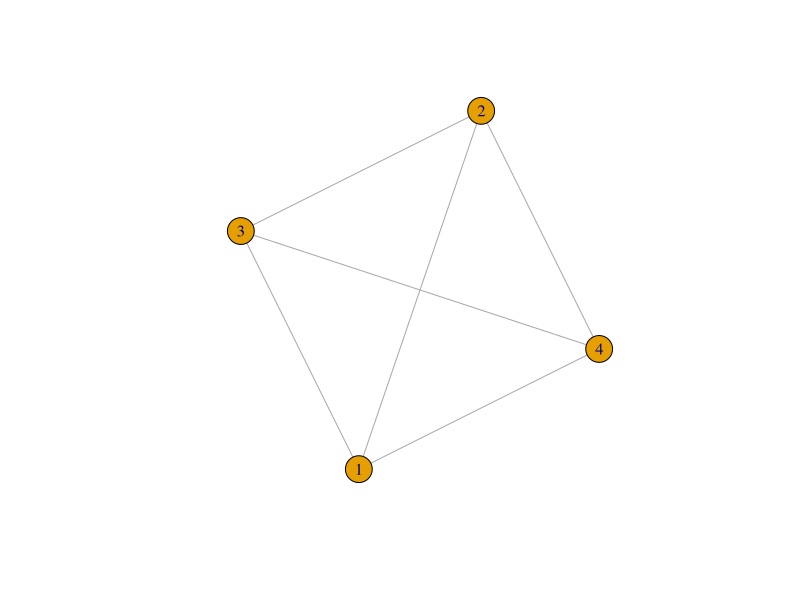
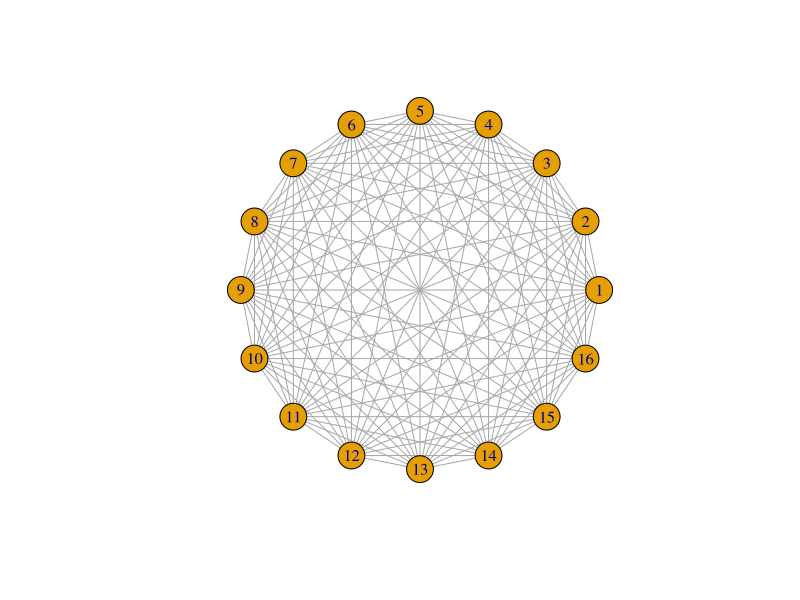
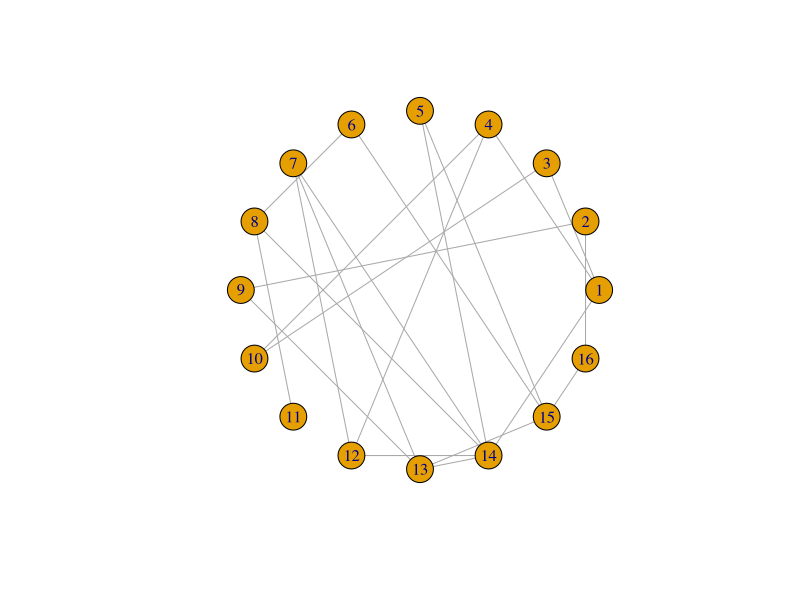
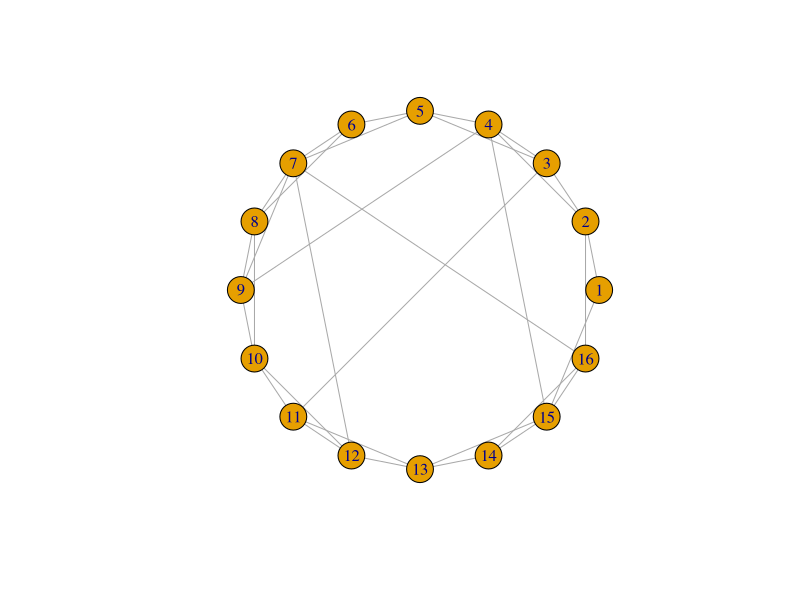
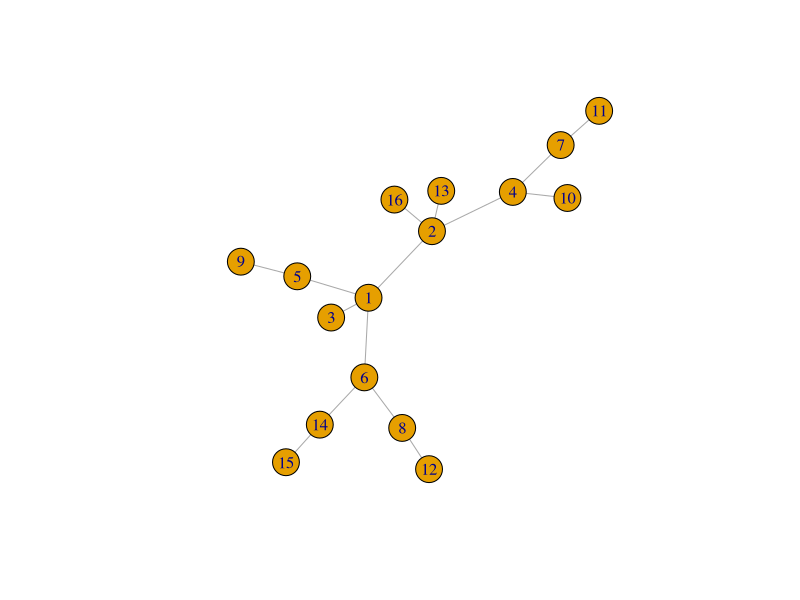
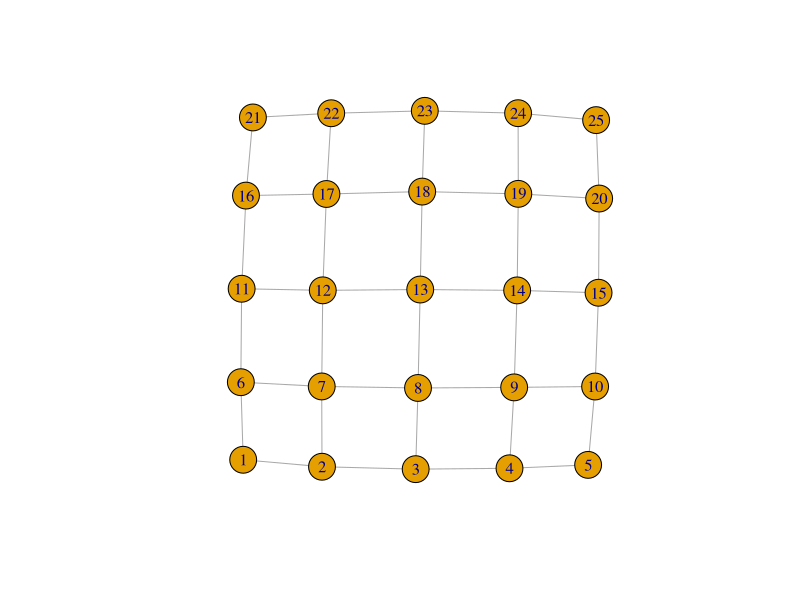
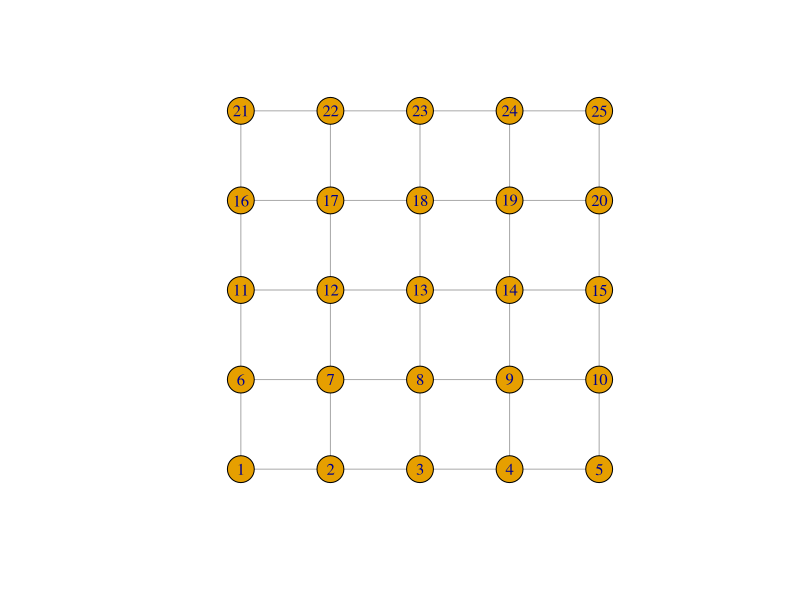
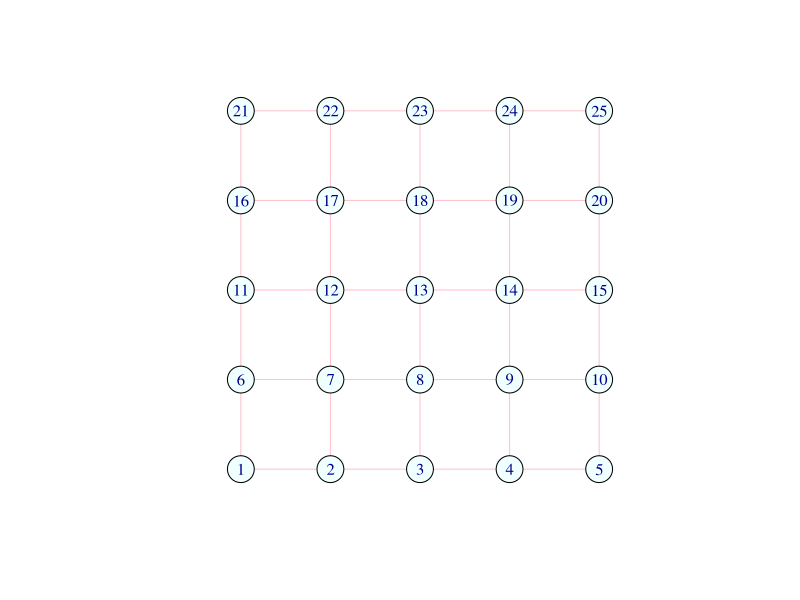

Write R code to recreate these figures, in order. (Note: this script raises an error after producing the figures.)
## ---- chunk 1
library(igraph) # For network functionality
library(data.table)
library(ggplot2)

# Complete graph with 4 nodes
gr <- make_full_graph(4)
print(gr)
## ---- chunk 2
plot(gr)
## ---- chunk 3
make_full_graph(16)
make_ring(16)
make_ring(16, circular = FALSE)
make_lattice(c(4, 4))
## ---- chunk 4
plot(make_full_graph(16), layout = layout_in_circle)
## ---- chunk 5
plot(sample_gnp(16, 0.2), layout = layout_in_circle)
## ---- chunk 6
plot(sample_smallworld(1, 16, 2, 0.1), layout = layout_in_circle)
## ---- chunk 7
plot(sample_pa(16, directed = FALSE))
## ---- chunk 8
network <- make_lattice(c(5, 5)) 
print(network) 
plot(network)
## ---- chunk 9
vcount(network) 
ecount(network) 
degree(network)
## ---- chunk 10
network$layout <- layout_on_grid(network)
print(network)
plot(network)
## ---- chunk 11
V(network)$color <- "azure"
E(network)$color <- "pink" 
plot(network) # lovely
## ---- chunk 12
V(network)[[]]
E(network)[[]]
## ---- chunk 13
print(network)
## ---- chunk 14
V(network)[12]$color <- "orange"
plot(network)
## ---- chunk 15
V(network)[color == "orange"]$color <- "pink" 
plot(network)
## ---- chunk 16
# Pink is contagious:
V(network)[.nei(color == "pink")]$color <- "pink"
plot(network)
## ---- chunk 17
V(network)$label <- NA
V(network)$shape <- "square"
plot(network)
## ---- chunk 18
library(igraph)
library(data.table)

# Set up a transmission network of n nodes by preferential attachment with 
# affinity proportional to degree^m.
create_network <- function(n, d, layout = layout_nicely)
{
	# Create the network by preferential attachment, passing on the parameters 
	# n and power
	network <- sample_pa(n, d, directed = FALSE)

    # Add the "state" attribute to the vertices of the network, which can be
	# "S", "I", "R", or "V". 
	# Start out everyone as susceptible ...
    V(network)$state <- "S"
    # ... except make 5 random individuals infectious.
    V(network)$state[sample(vcount(network), 5, prob = degree(network))] <- "I"

    # Reorder vertices so they go in order from least to most connected. This
    # is to help with degree-targeted vaccination, and also to make the 
    # most connected vertices plot on top so they don't get hidden. 
	network <- permute(network, rank(degree(network), ties.method = "first"))
    # Set the network layout so it doesn't change every time it's plotted.
    network$layout <- layout(network)
    
    return (network)
}
## ---- chunk 19
net <- create_network(n = 40, d = 1)
plot(net)
## ---- chunk 20
# Plot a network, highlighting the degree of each node by different colours.
plot_degree <- function(network)
{
	# Set up palette
	colors <- hcl.colors(5, "Zissou 1")
	
	# Classify nodes by degree
	deg <- cut(degree(network), 
		breaks = c(1, 2, 5, 10, 20, Inf),
		labels = c("1", "2-4", "5-9", "10-19", "20+"),
		include.lowest = TRUE, right = FALSE)

	# Plot network
	plot(network, 
		vertex.color = colors[deg],
		vertex.label = NA,
		vertex.size = 4)
	legend("topright", levels(deg), fill = colors, title = "Degree")
}
## ---- chunk 21
net <- create_network(500, 1.5)
plot_degree(net)
## ---- chunk 22
# Plot a network, colouring by state (S/I/R/V).
plot_state <- function(network)
{
	# Set up palette
	colors <- c(S = "lightblue", I = "red", R = "darkblue", V = "white")
	
	# Plot network
	plot(network, 
		vertex.color = colors[V(network)$state], 
		vertex.label = NA,
		vertex.size = 4)
	legend("topright", names(colors), fill = colors, title = "State")
}

net <- create_network(500, 1)
plot_state(net)
## ---- chunk 23
# Enact one step of the network model: infectious individuals infect 
# susceptible neighbours with probability p, and recover after one time step.
network_step <- function(net, p)
{
    # Identify all susceptible neighbours of infectious individuals, 
    # who are "at risk" of infection
    at_risk <- V(net)[state == "S" & .nei(state == "I")]
    
    # Use the transmission probability to select who gets exposed from
    # among those at risk
    exposed <- at_risk[runif(length(at_risk)) < p]
    
    # All currently infectious individuals will recover
    V(net)[state == "I"]$state <- "R"
    
    # All exposed individuals become infectious
    V(net)[exposed]$state <- "I"

    return (net)
}
## ---- chunk 24
net <- create_network(500, 1)

net <- network_step(net, p = 0.8)
plot_state(net)
## ---- chunk 25
# Run the transmission model on the network with maximum simulation time t_max
# and transmission probability p.
run_model <- function(net, t_max, p)
{
	# Plot network degree
	plot_degree(net)
	Sys.sleep(2.0)

    # Iterate over each time step
    for (t in 0:t_max)
    {
        # Plot current state
    	Sys.sleep(0.5)
    	plot_state(net)

        # Stop early if no infectious individuals are left
        if (!any(V(net)$state == "I")) {
        	break;
        }

        # Run one step of the network model
        net <- network_step(net, p)
    }
    
    # Return final outbreak size
    return (sum(V(net)$state == "R"))
}
## ---- chunk 26
net <- create_network(500, 1)
run_model(net, 100, 0.8)
## ---- chunk 27
vaccinate_network <- function(network, v, k)
{ 
	# ... do vaccination here ... 
	return (network)
}
## ---- chunk 28
# Run the transmission model on the network with maximum simulation time t_max
# and transmission probability p; plot the network as the model is running if
# animate = TRUE.
run_model <- function(net, t_max, p, animate = FALSE)
{
	# Plot network degree
    if (animate) {
    	plot_degree(net)
    	Sys.sleep(2.0)
    }

	# Set up results
    dt <- list()

    # Iterate over each time step
    for (t in 0:t_max)
    {
    	# Store results
        dt[[length(dt) + 1]] <- data.table(
    		S = sum(V(net)$state == "S"),
    		I = sum(V(net)$state == "I"),
    		R = sum(V(net)$state == "R"),
    		V = sum(V(net)$state == "V")
    	)

        # Plot current state
        if (animate) {
        	Sys.sleep(0.5)
        	plot_state(net)
        }
        
        # Stop early if no infectious individuals are left
        if (!any(V(net)$state == "I")) {
        	break;
        }

        # Run one step of the network model
        net <- network_step(net, p)
    }
    
    # Return the epi curve, including empirical calculation of Rt
    results <- rbindlist(dt, idcol = "t")
    results$Rt <- results$I / shift(results$I, 1) # new infections per new infection last time step
    return (results)
}

# Run the model nsim times with parameters in params (n, d, v, k, t_max, p),
# showing the animated network the first nanim times, and returning a data.table
# with the results of each simulation.
run_scenario <- function(params, nsim, nanim = 1)
{
	results <- list()
	
	for (sim in 1:nsim)
	{
		net <- create_network(params$n, params$power)
		net <- vaccinate_network(net, params$v, params$k)

		results[[sim]] <- run_model(net, params$t_max, params$p, animate = sim <= nanim)
		
		cat(".")
	}
	cat("\n");
	
	results <- rbindlist(results, idcol = "run")
	return (results)
}

params <- list(
	n = 500,
	d = 0,
	p = 0.8,
	v = 0.3,
	k = 0,
	t_max = 100
)

x <- run_scenario(params, nsim = 5, nanim = 0)

ggplot(x) +
	geom_line(aes(x = t, y = R, group = run))
